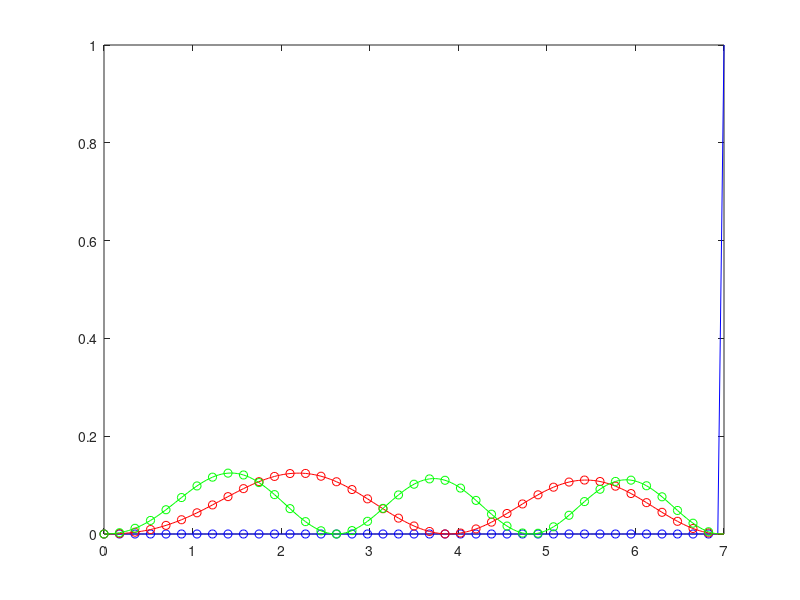

MATLAB code to generate this figure: (Note: this script raises an error after producing the figure.)
%omega = 0.01
data = load('data_plot_rep_w001.txt');
rho = data(:,1);
prob_func1 = data(:,2);
prob_func2 = data(:,3);
prob_func3 = data(:,4);

%To get nice plotting
figure()
for i=1:1
    G_state = plot(rho(1:5:200),prob_func1(1:5:200),...
        'ob',rho,prob_func1,'-b');
    hold on
    fst_exci = plot(rho(1:5:200),prob_func2(1:5:200),...
        'or',rho,prob_func2,'-r');
    snd_exci = plot(rho(1:5:200),prob_func3(1:5:200),...
        'og',rho,prob_func3,'-g');

    G_group = hggroup;
    fst_group = hggroup;
    snd_group = hggroup;

    set(G_state,'Parent',G_group)
    set(fst_exci,'Parent',fst_group)
    set(snd_exci,'Parent',snd_group)

    set(get(get(G_group,'Annotation'),'LegendInformation'),...
        'IconDisplayStyle','on'); 
    set(get(get(fst_group,'Annotation'),'LegendInformation'),...
        'IconDisplayStyle','on');
    set(get(get(snd_group,'Annotation'),'LegendInformation'),...
        'IconDisplayStyle','on'); 
    legend('Ground state: \lambda_0 = 3','1st excited: \lambda_1 = 7',...
        '2nd excited: \lambda_2 = 11')

    %legend('Ground state: \lambda_0 = 3','','1st excited: \lambda_1 = 7','2nd excited: \lambda_2 = 11')
    xlabel(['$$\rho$$'],'interpreter','latex','FontSize',14)
    ylabel(['$$|\psi|^2$$'],'interpreter','latex','FontSize',14)
end


%omega = 0.5
data = load('data_plot_rep_w050.txt');
rho = data(:,1);
prob_func1 = data(:,2);
prob_func2 = data(:,3);
prob_func3 = data(:,4);

%To get nice plotting
figure()
for i=1:1
    G_state = plot(rho(1:5:200),prob_func1(1:5:200),...
        'ob',rho,prob_func1,'-b');
    hold on
    fst_exci = plot(rho(1:5:200),prob_func2(1:5:200),...
        'or',rho,prob_func2,'-r');
    snd_exci = plot(rho(1:5:200),prob_func3(1:5:200),...
        'og',rho,prob_func3,'-g');

    G_group = hggroup;
    fst_group = hggroup;
    snd_group = hggroup;

    set(G_state,'Parent',G_group)
    set(fst_exci,'Parent',fst_group)
    set(snd_exci,'Parent',snd_group)

    set(get(get(G_group,'Annotation'),'LegendInformation'),...
        'IconDisplayStyle','on'); 
    set(get(get(fst_group,'Annotation'),'LegendInformation'),...
        'IconDisplayStyle','on');
    set(get(get(snd_group,'Annotation'),'LegendInformation'),...
        'IconDisplayStyle','on'); 
    legend('Ground state: \lambda_0 = 3','1st excited: \lambda_1 = 7',...
        '2nd excited: \lambda_2 = 11')

    %legend('Ground state: \lambda_0 = 3','','1st excited: \lambda_1 = 7','2nd excited: \lambda_2 = 11')
    xlabel(['$$\rho$$'],'interpreter','latex','FontSize',14)
    ylabel(['$$|\psi|^2$$'],'interpreter','latex','FontSize',14)
end


%omega = 1.0
data = load('data_plot_rep_w100.txt');
rho = data(:,1);
prob_func1 = data(:,2);
prob_func2 = data(:,3);
prob_func3 = data(:,4);

%To get nice plotting
figure()
for i=1:1
    G_state = plot(rho(1:5:200),prob_func1(1:5:200),...
        'ob',rho,prob_func1,'-b');
    hold on
    fst_exci = plot(rho(1:5:200),prob_func2(1:5:200),...
        'or',rho,prob_func2,'-r');
    snd_exci = plot(rho(1:5:200),prob_func3(1:5:200),...
        'og',rho,prob_func3,'-g');

    G_group = hggroup;
    fst_group = hggroup;
    snd_group = hggroup;

    set(G_state,'Parent',G_group)
    set(fst_exci,'Parent',fst_group)
    set(snd_exci,'Parent',snd_group)

    set(get(get(G_group,'Annotation'),'LegendInformation'),...
        'IconDisplayStyle','on'); 
    set(get(get(fst_group,'Annotation'),'LegendInformation'),...
        'IconDisplayStyle','on');
    set(get(get(snd_group,'Annotation'),'LegendInformation'),...
        'IconDisplayStyle','on'); 
    legend('Ground state: \lambda_0 = 3','1st excited: \lambda_1 = 7',...
        '2nd excited: \lambda_2 = 11')

    %legend('Ground state: \lambda_0 = 3','','1st excited: \lambda_1 = 7','2nd excited: \lambda_2 = 11')
    xlabel(['$$\rho$$'],'interpreter','latex','FontSize',14)
    ylabel(['$$|\psi|^2$$'],'interpreter','latex','FontSize',14)
end


%omega = 5
data = load('data_plot_rep_w500.txt');
rho = data(:,1);
prob_func1 = data(:,2);
prob_func2 = data(:,3);
prob_func3 = data(:,4);

%To get nice plotting
figure()
for i=1:1
    G_state = plot(rho(1:5:200),prob_func1(1:5:200),...
        'ob',rho,prob_func1,'-b');
    hold on
    fst_exci = plot(rho(1:5:200),prob_func2(1:5:200),...
        'or',rho,prob_func2,'-r');
    snd_exci = plot(rho(1:5:200),prob_func3(1:5:200),...
        'og',rho,prob_func3,'-g');

    G_group = hggroup;
    fst_group = hggroup;
    snd_group = hggroup;

    set(G_state,'Parent',G_group)
    set(fst_exci,'Parent',fst_group)
    set(snd_exci,'Parent',snd_group)

    set(get(get(G_group,'Annotation'),'LegendInformation'),...
        'IconDisplayStyle','on'); 
    set(get(get(fst_group,'Annotation'),'LegendInformation'),...
        'IconDisplayStyle','on');
    set(get(get(snd_group,'Annotation'),'LegendInformation'),...
        'IconDisplayStyle','on'); 
    legend('Ground state: \lambda_0 = 3','1st excited: \lambda_1 = 7',...
        '2nd excited: \lambda_2 = 11')

    %legend('Ground state: \lambda_0 = 3','','1st excited: \lambda_1 = 7','2nd excited: \lambda_2 = 11')
    xlabel(['$$\rho$$'],'interpreter','latex','FontSize',14)
    ylabel(['$$|\psi|^2$$'],'interpreter','latex','FontSize',14)
end
